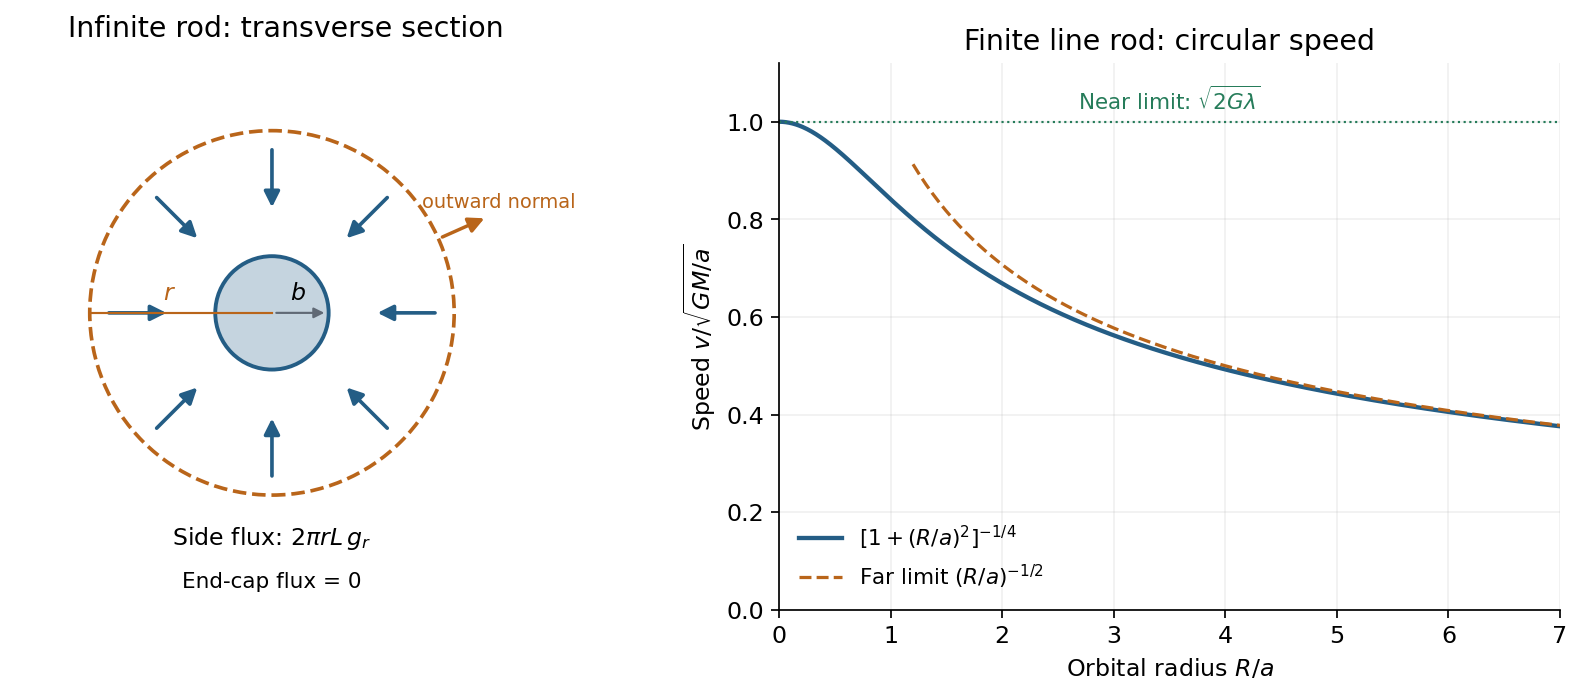

Recreate this plot in Python.
"""Original solution illustration; Python 3.14, NumPy 2.3.5, Matplotlib 3.10.7.
Run from the desired output directory; writes the PNG basename to cwd.
Dependencies are recorded in the repository's pyproject.toml.
"""
from pathlib import Path
import numpy as np
import matplotlib
matplotlib.use("Agg")
import matplotlib.pyplot as plt
from matplotlib.patches import Circle, FancyArrowPatch
plt.rcParams.update({"font.size":11,"axes.spines.top":False,"axes.spines.right":False,"figure.facecolor":"white","axes.facecolor":"white","savefig.facecolor":"white"})
BLUE="#245d85";ORANGE="#b9651a";GREEN="#267c5a";GREY="#606975"
def save(fig):
    fig.savefig(Path(__file__).with_suffix(".png").name,dpi=155,bbox_inches="tight",facecolor="white")
    plt.close(fig)
def arrow(ax,a,b,color=BLUE,scale=15,lw=2):
    ax.add_patch(FancyArrowPatch(a,b,arrowstyle="-|>",mutation_scale=scale,lw=lw,color=color))

def main():
    fig,axes=plt.subplots(1,2,figsize=(10.7,4.6),gridspec_kw={"width_ratios":[1,1.2]})
    ax=axes[0];ax.add_patch(Circle((0,0),.42,facecolor="#c5d4df",edgecolor=BLUE,lw=1.8));ax.add_patch(Circle((0,0),1.35,fill=False,edgecolor=ORANGE,lw=1.7,ls="--"))
    for t in np.linspace(0,2*np.pi,8,endpoint=False):
        p=np.array([np.cos(t),np.sin(t)]);arrow(ax,1.24*p,.75*p,BLUE,lw=1.7)
    arrow(ax,(0,0),(.42,0),GREY,scale=10,lw=1);ax.text(.19,.1,r"$b$",ha="center")
    t=np.deg2rad(24);p=1.35*np.array([np.cos(t),np.sin(t)]);arrow(ax,p,p*1.3,ORANGE,lw=1.6);ax.text(1.68,.78,"outward normal",ha="center",fontsize=9,color=ORANGE)
    ax.plot([0,-1.35],[0,0],color=ORANGE,lw=1);ax.text(-.76,.1,r"$r$",ha="center",color=ORANGE)
    ax.text(0,-1.72,r"Side flux: $2\pi rL\,g_r$",ha="center");ax.text(0,-2.04,"End-cap flux = 0",ha="center",fontsize=10)
    ax.set(xlim=(-1.9,2.1),ylim=(-2.2,1.85));ax.set_aspect("equal");ax.axis("off");ax.set_title("Infinite rod: transverse section",pad=12)
    ax=axes[1];s=np.linspace(0,7,700);v=(1+s*s)**(-.25)
    ax.plot(s,v,color=BLUE,lw=2,label=r"$[1+(R/a)^2]^{-1/4}$")
    z=np.linspace(1.2,7,200);ax.plot(z,z**(-.5),color=ORANGE,ls="--",label=r"Far limit $(R/a)^{-1/2}$")
    ax.axhline(1,color=GREEN,lw=1,ls=":");ax.text(3.5,1.025,r"Near limit: $\sqrt{2G\lambda}$",ha="center",color=GREEN,fontsize=10)
    ax.set(xlim=(0,7),ylim=(0,1.12),xlabel=r"Orbital radius $R/a$",ylabel=r"Speed $v/\sqrt{GM/a}$",title="Finite line rod: circular speed");ax.grid(alpha=.18);ax.legend(frameon=False,loc="lower left",fontsize=10)
    fig.tight_layout(w_pad=2);save(fig)
if __name__=="__main__":main()
